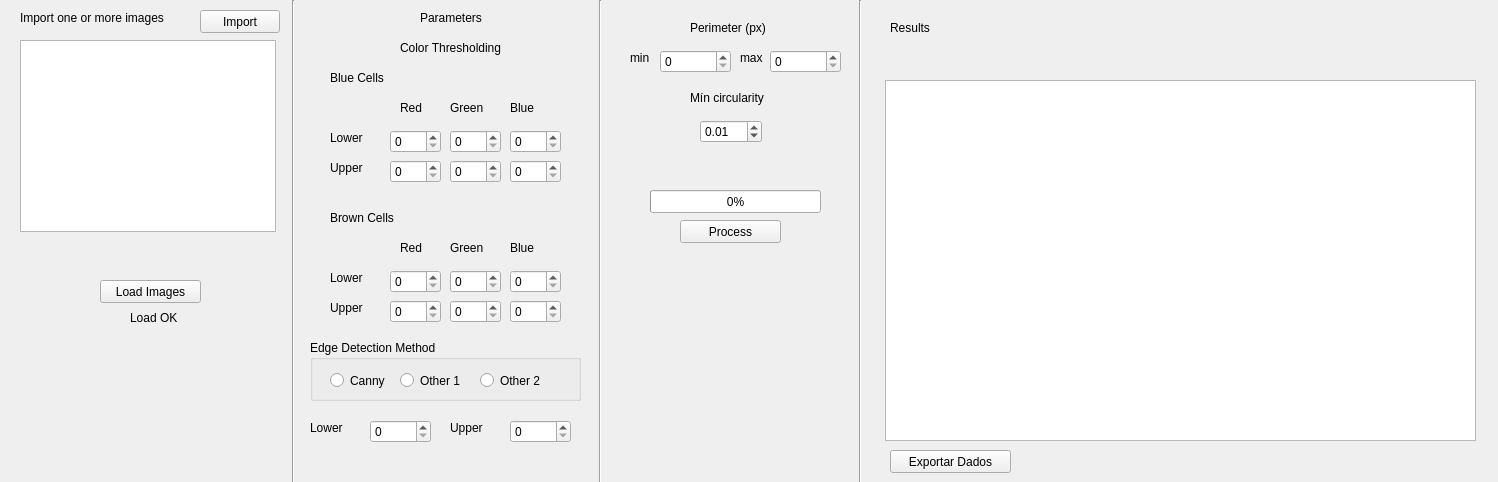
<?xml version="1.0" encoding="UTF-8"?>
<ui version="4.0">
 <class>Grupy1</class>
 <widget class="QWidget" name="Grupy1">
  <property name="geometry">
   <rect>
    <x>0</x>
    <y>0</y>
    <width>1498</width>
    <height>482</height>
   </rect>
  </property>
  <property name="windowTitle">
   <string>Grupy1</string>
  </property>
  <widget class="QLabel" name="label">
   <property name="geometry">
    <rect>
     <x>20</x>
     <y>10</y>
     <width>191</width>
     <height>16</height>
    </rect>
   </property>
   <property name="text">
    <string>Import one or more images</string>
   </property>
  </widget>
  <widget class="QPushButton" name="importButton">
   <property name="geometry">
    <rect>
     <x>200</x>
     <y>10</y>
     <width>80</width>
     <height>23</height>
    </rect>
   </property>
   <property name="text">
    <string>Import</string>
   </property>
  </widget>
  <widget class="QListWidget" name="list_selected_images">
   <property name="geometry">
    <rect>
     <x>20</x>
     <y>40</y>
     <width>256</width>
     <height>192</height>
    </rect>
   </property>
  </widget>
  <widget class="QLabel" name="label_3">
   <property name="geometry">
    <rect>
     <x>420</x>
     <y>10</y>
     <width>71</width>
     <height>16</height>
    </rect>
   </property>
   <property name="text">
    <string>Parameters</string>
   </property>
  </widget>
  <widget class="QSpinBox" name="bluecell_LB">
   <property name="geometry">
    <rect>
     <x>510</x>
     <y>130</y>
     <width>51</width>
     <height>23</height>
    </rect>
   </property>
   <property name="maximum">
    <number>255</number>
   </property>
   <property name="value">
    <number>0</number>
   </property>
  </widget>
  <widget class="QSpinBox" name="bluecell_UB">
   <property name="geometry">
    <rect>
     <x>510</x>
     <y>160</y>
     <width>51</width>
     <height>23</height>
    </rect>
   </property>
   <property name="maximum">
    <number>255</number>
   </property>
   <property name="value">
    <number>0</number>
   </property>
  </widget>
  <widget class="QSpinBox" name="bluecell_LG">
   <property name="geometry">
    <rect>
     <x>450</x>
     <y>130</y>
     <width>51</width>
     <height>23</height>
    </rect>
   </property>
   <property name="maximum">
    <number>255</number>
   </property>
  </widget>
  <widget class="QSpinBox" name="bluecell_UG">
   <property name="geometry">
    <rect>
     <x>450</x>
     <y>160</y>
     <width>51</width>
     <height>23</height>
    </rect>
   </property>
   <property name="maximum">
    <number>255</number>
   </property>
   <property name="value">
    <number>0</number>
   </property>
  </widget>
  <widget class="QSpinBox" name="bluecell_LR">
   <property name="geometry">
    <rect>
     <x>390</x>
     <y>130</y>
     <width>51</width>
     <height>23</height>
    </rect>
   </property>
   <property name="maximum">
    <number>255</number>
   </property>
   <property name="value">
    <number>0</number>
   </property>
  </widget>
  <widget class="QSpinBox" name="bluecell_UR">
   <property name="geometry">
    <rect>
     <x>390</x>
     <y>160</y>
     <width>51</width>
     <height>23</height>
    </rect>
   </property>
   <property name="maximum">
    <number>255</number>
   </property>
   <property name="value">
    <number>0</number>
   </property>
  </widget>
  <widget class="QLabel" name="label_4">
   <property name="geometry">
    <rect>
     <x>400</x>
     <y>40</y>
     <width>191</width>
     <height>16</height>
    </rect>
   </property>
   <property name="text">
    <string>Color Thresholding</string>
   </property>
  </widget>
  <widget class="QLabel" name="label_5">
   <property name="geometry">
    <rect>
     <x>400</x>
     <y>100</y>
     <width>31</width>
     <height>16</height>
    </rect>
   </property>
   <property name="text">
    <string>Red</string>
   </property>
  </widget>
  <widget class="QLabel" name="label_6">
   <property name="geometry">
    <rect>
     <x>450</x>
     <y>100</y>
     <width>41</width>
     <height>16</height>
    </rect>
   </property>
   <property name="text">
    <string>Green</string>
   </property>
  </widget>
  <widget class="QLabel" name="label_7">
   <property name="geometry">
    <rect>
     <x>510</x>
     <y>100</y>
     <width>41</width>
     <height>16</height>
    </rect>
   </property>
   <property name="text">
    <string>Blue</string>
   </property>
  </widget>
  <widget class="QLabel" name="label_8">
   <property name="geometry">
    <rect>
     <x>330</x>
     <y>70</y>
     <width>111</width>
     <height>16</height>
    </rect>
   </property>
   <property name="text">
    <string>Blue Cells</string>
   </property>
  </widget>
  <widget class="QLabel" name="label_9">
   <property name="geometry">
    <rect>
     <x>330</x>
     <y>210</y>
     <width>71</width>
     <height>16</height>
    </rect>
   </property>
   <property name="text">
    <string>Brown Cells</string>
   </property>
  </widget>
  <widget class="QLabel" name="label_10">
   <property name="geometry">
    <rect>
     <x>330</x>
     <y>130</y>
     <width>41</width>
     <height>16</height>
    </rect>
   </property>
   <property name="text">
    <string>Lower</string>
   </property>
  </widget>
  <widget class="QLabel" name="label_11">
   <property name="geometry">
    <rect>
     <x>330</x>
     <y>160</y>
     <width>41</width>
     <height>16</height>
    </rect>
   </property>
   <property name="text">
    <string>Upper</string>
   </property>
  </widget>
  <widget class="QLabel" name="label_12">
   <property name="geometry">
    <rect>
     <x>400</x>
     <y>240</y>
     <width>31</width>
     <height>16</height>
    </rect>
   </property>
   <property name="text">
    <string>Red</string>
   </property>
  </widget>
  <widget class="QLabel" name="label_13">
   <property name="geometry">
    <rect>
     <x>450</x>
     <y>240</y>
     <width>41</width>
     <height>16</height>
    </rect>
   </property>
   <property name="text">
    <string>Green</string>
   </property>
  </widget>
  <widget class="QLabel" name="label_14">
   <property name="geometry">
    <rect>
     <x>330</x>
     <y>270</y>
     <width>41</width>
     <height>16</height>
    </rect>
   </property>
   <property name="text">
    <string>Lower</string>
   </property>
  </widget>
  <widget class="QLabel" name="label_15">
   <property name="geometry">
    <rect>
     <x>510</x>
     <y>240</y>
     <width>41</width>
     <height>16</height>
    </rect>
   </property>
   <property name="text">
    <string>Blue</string>
   </property>
  </widget>
  <widget class="QLabel" name="label_16">
   <property name="geometry">
    <rect>
     <x>330</x>
     <y>300</y>
     <width>41</width>
     <height>16</height>
    </rect>
   </property>
   <property name="text">
    <string>Upper</string>
   </property>
  </widget>
  <widget class="Line" name="line">
   <property name="geometry">
    <rect>
     <x>283</x>
     <y>0</y>
     <width>20</width>
     <height>641</height>
    </rect>
   </property>
   <property name="orientation">
    <enum>Qt::Vertical</enum>
   </property>
  </widget>
  <widget class="Line" name="line_2">
   <property name="geometry">
    <rect>
     <x>590</x>
     <y>0</y>
     <width>20</width>
     <height>641</height>
    </rect>
   </property>
   <property name="orientation">
    <enum>Qt::Vertical</enum>
   </property>
  </widget>
  <widget class="QLabel" name="label_19">
   <property name="geometry">
    <rect>
     <x>450</x>
     <y>420</y>
     <width>41</width>
     <height>16</height>
    </rect>
   </property>
   <property name="text">
    <string>Upper</string>
   </property>
  </widget>
  <widget class="QLabel" name="label_20">
   <property name="geometry">
    <rect>
     <x>310</x>
     <y>420</y>
     <width>41</width>
     <height>16</height>
    </rect>
   </property>
   <property name="text">
    <string>Lower</string>
   </property>
  </widget>
  <widget class="QSpinBox" name="edge_canny_lower">
   <property name="geometry">
    <rect>
     <x>370</x>
     <y>420</y>
     <width>61</width>
     <height>23</height>
    </rect>
   </property>
   <property name="maximum">
    <number>9999</number>
   </property>
   <property name="value">
    <number>0</number>
   </property>
  </widget>
  <widget class="QSpinBox" name="edge_canny_upper">
   <property name="geometry">
    <rect>
     <x>510</x>
     <y>420</y>
     <width>61</width>
     <height>23</height>
    </rect>
   </property>
   <property name="maximum">
    <number>9999</number>
   </property>
   <property name="value">
    <number>0</number>
   </property>
  </widget>
  <widget class="QSpinBox" name="perimeter_max">
   <property name="geometry">
    <rect>
     <x>770</x>
     <y>50</y>
     <width>71</width>
     <height>23</height>
    </rect>
   </property>
   <property name="maximum">
    <number>99999</number>
   </property>
   <property name="value">
    <number>0</number>
   </property>
  </widget>
  <widget class="QLabel" name="label_22">
   <property name="geometry">
    <rect>
     <x>630</x>
     <y>50</y>
     <width>41</width>
     <height>16</height>
    </rect>
   </property>
   <property name="text">
    <string>min</string>
   </property>
  </widget>
  <widget class="QSpinBox" name="perimeter_min">
   <property name="geometry">
    <rect>
     <x>660</x>
     <y>50</y>
     <width>71</width>
     <height>23</height>
    </rect>
   </property>
   <property name="maximum">
    <number>99999</number>
   </property>
  </widget>
  <widget class="QLabel" name="label_23">
   <property name="geometry">
    <rect>
     <x>740</x>
     <y>50</y>
     <width>41</width>
     <height>16</height>
    </rect>
   </property>
   <property name="text">
    <string>max</string>
   </property>
  </widget>
  <widget class="QLabel" name="label_24">
   <property name="geometry">
    <rect>
     <x>690</x>
     <y>20</y>
     <width>91</width>
     <height>16</height>
    </rect>
   </property>
   <property name="text">
    <string>Perimeter (px)</string>
   </property>
  </widget>
  <widget class="QLabel" name="label_25">
   <property name="geometry">
    <rect>
     <x>690</x>
     <y>90</y>
     <width>91</width>
     <height>16</height>
    </rect>
   </property>
   <property name="text">
    <string>Mín circularity</string>
   </property>
  </widget>
  <widget class="QDoubleSpinBox" name="min_circularity">
   <property name="geometry">
    <rect>
     <x>700</x>
     <y>120</y>
     <width>62</width>
     <height>23</height>
    </rect>
   </property>
   <property name="maximum">
    <double>1.000000000000000</double>
   </property>
   <property name="value">
    <double>0.010000000000000</double>
   </property>
  </widget>
  <widget class="QListWidget" name="list_results">
   <property name="geometry">
    <rect>
     <x>885</x>
     <y>80</y>
     <width>591</width>
     <height>361</height>
    </rect>
   </property>
  </widget>
  <widget class="QProgressBar" name="progressBar">
   <property name="geometry">
    <rect>
     <x>650</x>
     <y>190</y>
     <width>171</width>
     <height>23</height>
    </rect>
   </property>
   <property name="value">
    <number>0</number>
   </property>
  </widget>
  <widget class="QLabel" name="label_27">
   <property name="geometry">
    <rect>
     <x>890</x>
     <y>20</y>
     <width>91</width>
     <height>16</height>
    </rect>
   </property>
   <property name="text">
    <string>Results</string>
   </property>
  </widget>
  <widget class="Line" name="line_3">
   <property name="geometry">
    <rect>
     <x>850</x>
     <y>0</y>
     <width>20</width>
     <height>641</height>
    </rect>
   </property>
   <property name="orientation">
    <enum>Qt::Vertical</enum>
   </property>
  </widget>
  <widget class="QSpinBox" name="browncell_LR">
   <property name="geometry">
    <rect>
     <x>390</x>
     <y>270</y>
     <width>51</width>
     <height>23</height>
    </rect>
   </property>
   <property name="maximum">
    <number>255</number>
   </property>
   <property name="value">
    <number>0</number>
   </property>
  </widget>
  <widget class="QSpinBox" name="browncell_LG">
   <property name="geometry">
    <rect>
     <x>450</x>
     <y>270</y>
     <width>51</width>
     <height>23</height>
    </rect>
   </property>
   <property name="maximum">
    <number>255</number>
   </property>
  </widget>
  <widget class="QSpinBox" name="browncell_UG">
   <property name="geometry">
    <rect>
     <x>390</x>
     <y>300</y>
     <width>51</width>
     <height>23</height>
    </rect>
   </property>
   <property name="maximum">
    <number>255</number>
   </property>
   <property name="value">
    <number>0</number>
   </property>
  </widget>
  <widget class="QSpinBox" name="browncell_UR">
   <property name="geometry">
    <rect>
     <x>450</x>
     <y>300</y>
     <width>51</width>
     <height>23</height>
    </rect>
   </property>
   <property name="maximum">
    <number>255</number>
   </property>
   <property name="value">
    <number>0</number>
   </property>
  </widget>
  <widget class="QSpinBox" name="browncell_LB">
   <property name="geometry">
    <rect>
     <x>510</x>
     <y>270</y>
     <width>51</width>
     <height>23</height>
    </rect>
   </property>
   <property name="maximum">
    <number>255</number>
   </property>
   <property name="value">
    <number>0</number>
   </property>
  </widget>
  <widget class="QSpinBox" name="browncell_UB">
   <property name="geometry">
    <rect>
     <x>510</x>
     <y>300</y>
     <width>51</width>
     <height>23</height>
    </rect>
   </property>
   <property name="maximum">
    <number>255</number>
   </property>
   <property name="value">
    <number>0</number>
   </property>
  </widget>
  <widget class="QPushButton" name="loadButton">
   <property name="geometry">
    <rect>
     <x>100</x>
     <y>280</y>
     <width>101</width>
     <height>23</height>
    </rect>
   </property>
   <property name="text">
    <string>Load Images</string>
   </property>
  </widget>
  <widget class="QLabel" name="load_OK">
   <property name="geometry">
    <rect>
     <x>130</x>
     <y>310</y>
     <width>58</width>
     <height>15</height>
    </rect>
   </property>
   <property name="text">
    <string>Load OK</string>
   </property>
  </widget>
  <widget class="QPushButton" name="processButton">
   <property name="geometry">
    <rect>
     <x>680</x>
     <y>220</y>
     <width>101</width>
     <height>23</height>
    </rect>
   </property>
   <property name="text">
    <string>Process</string>
   </property>
  </widget>
  <widget class="QGroupBox" name="groupBox">
   <property name="geometry">
    <rect>
     <x>310</x>
     <y>340</y>
     <width>271</width>
     <height>61</height>
    </rect>
   </property>
   <property name="title">
    <string>Edge Detection Method</string>
   </property>
   <widget class="QRadioButton" name="radioButton_2">
    <property name="geometry">
     <rect>
      <x>90</x>
      <y>30</y>
      <width>71</width>
      <height>21</height>
     </rect>
    </property>
    <property name="text">
     <string>Other 1</string>
    </property>
   </widget>
   <widget class="QRadioButton" name="edge_select_canny">
    <property name="geometry">
     <rect>
      <x>20</x>
      <y>30</y>
      <width>61</width>
      <height>21</height>
     </rect>
    </property>
    <property name="text">
     <string>Canny</string>
    </property>
   </widget>
   <widget class="QRadioButton" name="radioButton_3">
    <property name="geometry">
     <rect>
      <x>170</x>
      <y>30</y>
      <width>71</width>
      <height>21</height>
     </rect>
    </property>
    <property name="text">
     <string>Other 2</string>
    </property>
   </widget>
  </widget>
  <widget class="QPushButton" name="exportButton">
   <property name="geometry">
    <rect>
     <x>890</x>
     <y>450</y>
     <width>121</width>
     <height>23</height>
    </rect>
   </property>
   <property name="text">
    <string>Exportar Dados</string>
   </property>
  </widget>
 </widget>
 <resources/>
 <connections/>
</ui>
